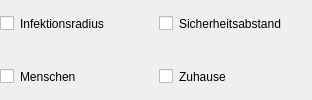
                 <widget class="QFrame" name="frame_extended_view">
                  <property name="sizePolicy">
                   <sizepolicy hsizetype="Preferred" vsizetype="Preferred">
                    <horstretch>0</horstretch>
                    <verstretch>0</verstretch>
                   </sizepolicy>
                  </property>
                  <property name="minimumSize">
                   <size>
                    <width>30</width>
                    <height>30</height>
                   </size>
                  </property>
                  <property name="styleSheet">
                   <string notr="true">height:20px</string>
                  </property>
                  <property name="frameShape">
                   <enum>QFrame::NoFrame</enum>
                  </property>
                  <property name="frameShadow">
                   <enum>QFrame::Raised</enum>
                  </property>
                  <layout class="QGridLayout" name="gridLayout_4">
                   <property name="leftMargin">
                    <number>0</number>
                   </property>
                   <property name="topMargin">
                    <number>0</number>
                   </property>
                   <property name="rightMargin">
                    <number>0</number>
                   </property>
                   <property name="bottomMargin">
                    <number>0</number>
                   </property>
                   <item row="0" column="0">
                    <layout class="QGridLayout" name="gridLayout_3" columnstretch="1,1" rowminimumheight="20,20">
                     <property name="bottomMargin">
                      <number>0</number>
                     </property>
                     <item row="0" column="0">
                      <layout class="QHBoxLayout" name="horizontalLayout_35">
                       <item>
                        <widget class="QCheckBox" name="check_show_infection_radius">
                         <property name="minimumSize">
                          <size>
                           <width>0</width>
                           <height>0</height>
                          </size>
                         </property>
                         <property name="maximumSize">
                          <size>
                           <width>16777215</width>
                           <height>16777215</height>
                          </size>
                         </property>
                         <property name="layoutDirection">
                          <enum>Qt::LeftToRight</enum>
                         </property>
                         <property name="text">
                          <string/>
                         </property>
                        </widget>
                       </item>
                       <item>
                        <widget class="QLabel" name="label_31">
                         <property name="sizePolicy">
                          <sizepolicy hsizetype="Fixed" vsizetype="Minimum">
                           <horstretch>0</horstretch>
                           <verstretch>0</verstretch>
                          </sizepolicy>
                         </property>
                         <property name="minimumSize">
                          <size>
                           <width>0</width>
                           <height>20</height>
                          </size>
                         </property>
                         <property name="toolTip">
                          <string>Der Infektionsradius von infektiösen Menschen wird angezeigt (solang dieser in der Welt dargestellt werden kann).</string>
                         </property>
                         <property name="text">
                          <string>Infektionsradius</string>
                         </property>
                        </widget>
                       </item>
                       <item>
                        <spacer name="horizontalSpacer_7">
                         <property name="orientation">
                          <enum>Qt::Horizontal</enum>
                         </property>
                         <property name="sizeHint" stdset="0">
                          <size>
                           <width>40</width>
                           <height>20</height>
                          </size>
                         </property>
                        </spacer>
                       </item>
                      </layout>
                     </item>
                     <item row="1" column="0">
                      <layout class="QHBoxLayout" name="horizontalLayout_43">
                       <property name="topMargin">
                        <number>0</number>
                       </property>
                       <item>
                        <widget class="QCheckBox" name="check_show_humans">
                         <property name="text">
                          <string/>
                         </property>
                        </widget>
                       </item>
                       <item>
                        <widget class="QLabel" name="label_38">
                         <property name="toolTip">
                          <string>Anstelle von Partikeln werden Menschen dargestellt.</string>
                         </property>
                         <property name="text">
                          <string>Menschen</string>
                         </property>
                        </widget>
                       </item>
                       <item>
                        <spacer name="horizontalSpacer_11">
                         <property name="orientation">
                          <enum>Qt::Horizontal</enum>
                         </property>
                         <property name="sizeHint" stdset="0">
                          <size>
                           <width>40</width>
                           <height>20</height>
                          </size>
                         </property>
                        </spacer>
                       </item>
                      </layout>
                     </item>
                     <item row="0" column="1">
                      <layout class="QHBoxLayout" name="horizontalLayout_46">
                       <item>
                        <widget class="QCheckBox" name="check_show_social_distance">
                         <property name="maximumSize">
                          <size>
                           <width>19</width>
                           <height>16777215</height>
                          </size>
                         </property>
                         <property name="text">
                          <string/>
                         </property>
                        </widget>
                       </item>
                       <item>
                        <widget class="QLabel" name="label_40">
                         <property name="toolTip">
                          <string>Der Sicherheitsabstand jedes Menschens wird angezeigt (solang dieser in der Welt dargestellt werden kann).</string>
                         </property>
                         <property name="text">
                          <string>Sicherheitsabstand</string>
                         </property>
                        </widget>
                       </item>
                       <item>
                        <spacer name="horizontalSpacer_15">
                         <property name="orientation">
                          <enum>Qt::Horizontal</enum>
                         </property>
                         <property name="sizeHint" stdset="0">
                          <size>
                           <width>40</width>
                           <height>20</height>
                          </size>
                         </property>
                        </spacer>
                       </item>
                      </layout>
                     </item>
                     <item row="1" column="1">
                      <layout class="QHBoxLayout" name="horizontalLayout_36">
                       <item>
                        <widget class="QCheckBox" name="check_show_home">
                         <property name="minimumSize">
                          <size>
                           <width>0</width>
                           <height>0</height>
                          </size>
                         </property>
                         <property name="maximumSize">
                          <size>
                           <width>16777215</width>
                           <height>16777215</height>
                          </size>
                         </property>
                         <property name="text">
                          <string/>
                         </property>
                        </widget>
                       </item>
                       <item>
                        <widget class="QLabel" name="label_32">
                         <property name="toolTip">
                          <string>Das Zuhause jedes Menschen wird angezeigt.</string>
                         </property>
                         <property name="text">
                          <string>Zuhause</string>
                         </property>
                        </widget>
                       </item>
                       <item>
                        <spacer name="horizontalSpacer_8">
                         <property name="orientation">
                          <enum>Qt::Horizontal</enum>
                         </property>
                         <property name="sizeHint" stdset="0">
                          <size>
                           <width>40</width>
                           <height>20</height>
                          </size>
                         </property>
                        </spacer>
                       </item>
                      </layout>
                     </item>
                    </layout>
                   </item>
                  </layout>
                 </widget>
